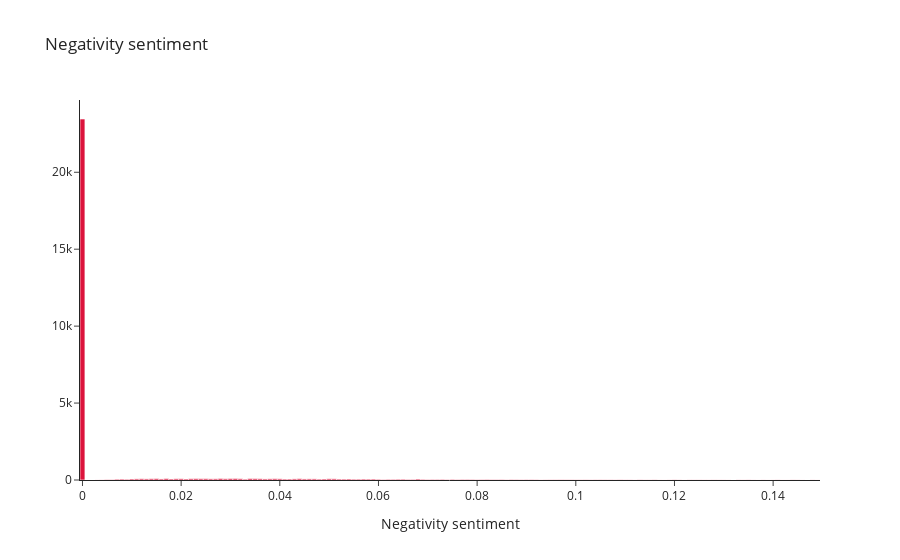

This figure's notebook cell:
### Code cell
fig = go.Figure(go.Histogram(x=[pols["neg"] for pols in polar_0 if pols["neg"] < 0.15], marker=dict(
        color='crimson'
    )))
fig.update_layout(xaxis_title="Negativity sentiment", title_text="Negativity sentiment", template="simple_white")
fig.show()

### Figure 1 — Plotly figure (JSON) as saved in the notebook; plotly's stock layout.template omitted (floating-point values rounded to 4 significant figures; data arrays with more than 128 entries replaced by an {"elided": "..."} marker saying what was removed)
{"data": [{"marker": {"color": "crimson"}, "type": "histogram", "x": {"elided": "29128 float values"}}], "layout": {"title": {"text": "Negativity sentiment"}, "xaxis": {"title": {"text": "Negativity sentiment"}}}}
